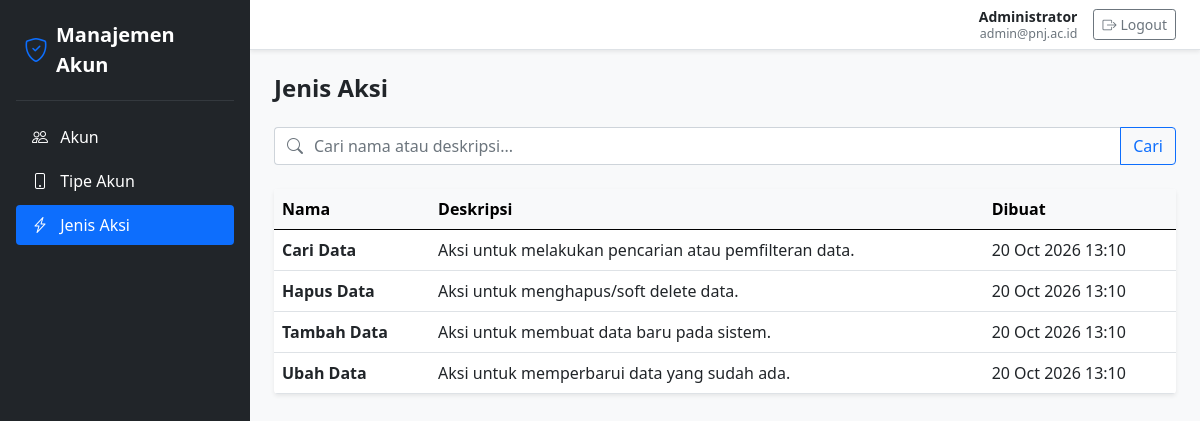
The page /pertemuan8/index.php?url=action (signed in) on the database its author committed.
### tables this page shows
CREATE TABLE IF NOT EXISTS `actions` (
    `id` CHAR(36) NOT NULL,
    `name` VARCHAR(128) NOT NULL,
    `description` TEXT NULL,
    `created_at` DATETIME NOT NULL DEFAULT CURRENT_TIMESTAMP,
    `updated_at` DATETIME NOT NULL DEFAULT CURRENT_TIMESTAMP ON UPDATE CURRENT_TIMESTAMP,
    `deleted_at` DATETIME NULL DEFAULT NULL,
    PRIMARY KEY (`id`)
);

### pertemuan8/app/Controllers/ActionController.php (called while the page is built, shortened)
<?php
require_once __DIR__ . '/../../core/Controller.php';
class ActionController extends Controller {
    public function index() {
        $keyword = trim($_GET['q'] ?? '');
        $model = $this->model('Action');
        $flash = $_SESSION['flash'] ?? null;
        $this->view('action/index', [
            'title' => 'Jenis Aksi',
            'activeMenu' => 'action',
            'actions' => $model->getActions($keyword),
            'keyword' => $keyword,
            'flash' => $flash,
            'isAdmin' => $this->isAdmin()
        ]);
    }
}

### pertemuan8/core/Router.php (called while the page is built, shortened)
<?php
class Router {
    protected $method = 'index';
    public function __construct() {
        $url = $this->parseUrl();
        if (isset($url[0]) && !empty($url[0])) {
            $raw = strtolower(str_replace(['_', '-'], '', $url[0]));
            if ($raw === 'login' || $raw === 'auth') {
                $controllerName = 'AuthController';
            } elseif ($raw === 'accounttype') {
                $controllerName = 'AccountTypeController';
            } else {
                $controllerName = ucfirst($url[0]) . 'Controller';
            }
            if (file_exists(__DIR__ . '/../app/Controllers/' . $controllerName . '.php')) {
                $this->controller = $controllerName;
                unset($url[0]);
            } else {
                $this->render404();
                return;
            }
        }
        $this->controller = new $this->controller;
        $this->params = $url ? array_values($url) : [];
        call_user_func_array([$this->controller, $this->method], $this->params);
    }
    private function parseUrl() {
        if (isset($_GET['url'])) {
            $url = rtrim($_GET['url'], '/');
            $url = filter_var($url, FILTER_SANITIZE_URL);
            return explode('/', $url);
        }
        return [];
    }
}

### pertemuan8/index.php (called while the page is built, shortened)
<?php
require_once __DIR__ . '/core/Router.php';
require_once __DIR__ . '/core/Controller.php';
require_once __DIR__ . '/core/Model.php';
$app = new Router();

### pertemuan8/core/Model.php (called while the page is built, shortened)
<?php
class Model {
    public function __construct() {
        $dsn = "mysql:host=" . DB_HOST . ";dbname=" . DB_NAME . ";charset=" . DB_CHARSET;
        $options = [
            PDO::ATTR_ERRMODE            => PDO::ERRMODE_EXCEPTION,
            PDO::ATTR_DEFAULT_FETCH_MODE => PDO::FETCH_ASSOC,
            PDO::ATTR_EMULATE_PREPARES   => false,
        ];
        try {
            $this->db = new PDO($dsn, DB_USER, DB_PASS, $options);
        } catch (\PDOException $e) {
            $this->db = null;
        }
    }
}

### pertemuan8/app/Models/Action.php (called while the page is built, shortened)
<?php
require_once __DIR__ . '/../../core/Model.php';
class Action extends Model {
    public function getActions($keyword = '') {
        $sql = "SELECT * FROM actions WHERE deleted_at IS NULL";
        $params = [];
        $sql .= " ORDER BY created_at ASC, name ASC";
        $stmt = $this->db->prepare($sql);
        $stmt->execute($params);
        return $stmt->fetchAll();
    }
}

### pertemuan8/app/Views/action/index.php (the view, shortened to what this page needs)
<div class="d-flex justify-content-between align-items-center mb-4">
    <h2 class="h4 mb-0 fw-bold text-dark">Jenis Aksi</h2>
</div>
<form method="GET" action="<?= BASE_URL ?>index.php" class="mb-4">
    <div class="input-group">
        <span class="input-group-text bg-white border-end-0 text-muted">
            <i class="bi bi-search"></i>
        </span>
        <input type="text" name="q" class="form-control border-start-0 ps-0" placeholder="Cari nama atau deskripsi..."
               value="<?= htmlspecialchars($keyword ?? '') ?>">
        <button class="btn btn-outline-primary" type="submit">Cari</button>
    </div>
</form>
<div class="card shadow-sm border-0 overflow-hidden">
    <div class="table-responsive">
        <table class="table table-hover align-middle mb-0">
            <thead class="table-light">
                <tr>
                    <th class="fw-bold">Nama</th>
                    <th class="fw-bold">Deskripsi</th>
                    <th class="fw-bold">Dibuat</th>
                </tr>
            </thead>
            <tbody>
                <?php if (empty($actions)): ?>
                    <tr>
                        <td colspan="<?= ($isAdmin ?? false) ? '4' : '3' ?>" class="text-center text-muted py-5">
                            <i class="bi bi-inbox fs-2 d-block mb-2 text-secondary"></i>
                            <span>Data jenis aksi tidak ditemukan.</span>
                        </td>
                    </tr>
                <?php else: ?>
                    <?php foreach ($actions as $item): ?>
                        <tr>
                            <td class="fw-bold text-dark"><?= htmlspecialchars($item['name']) ?></td>
                            <td><?= htmlspecialchars($item['description'] ?? '-') ?></td>
                            <td><?= date('d M Y H:i', strtotime($item['created_at'])) ?></td>
                        </tr>
                    <?php endforeach; ?>
                <?php endif; ?>
            </tbody>
        </table>
    </div>
</div>

### rows shown on the page
actions: name "Cari Data", description "Aksi untuk melakukan pencarian atau pemfilteran data.", created_at "20 Oct 2026 13:10"
actions: name "Hapus Data", description "Aksi untuk menghapus/soft delete data.", created_at "20 Oct 2026 13:10"
actions: name "Tambah Data", description "Aksi untuk membuat data baru pada sistem.", created_at "20 Oct 2026 13:10"
actions: name "Ubah Data", description "Aksi untuk memperbarui data yang sudah ada.", created_at "20 Oct 2026 13:10"

### other values the page prints
$_SESSION['user_name'] "Administrator"
$_SESSION['user_email'] "admin@pnj.ac.id"
